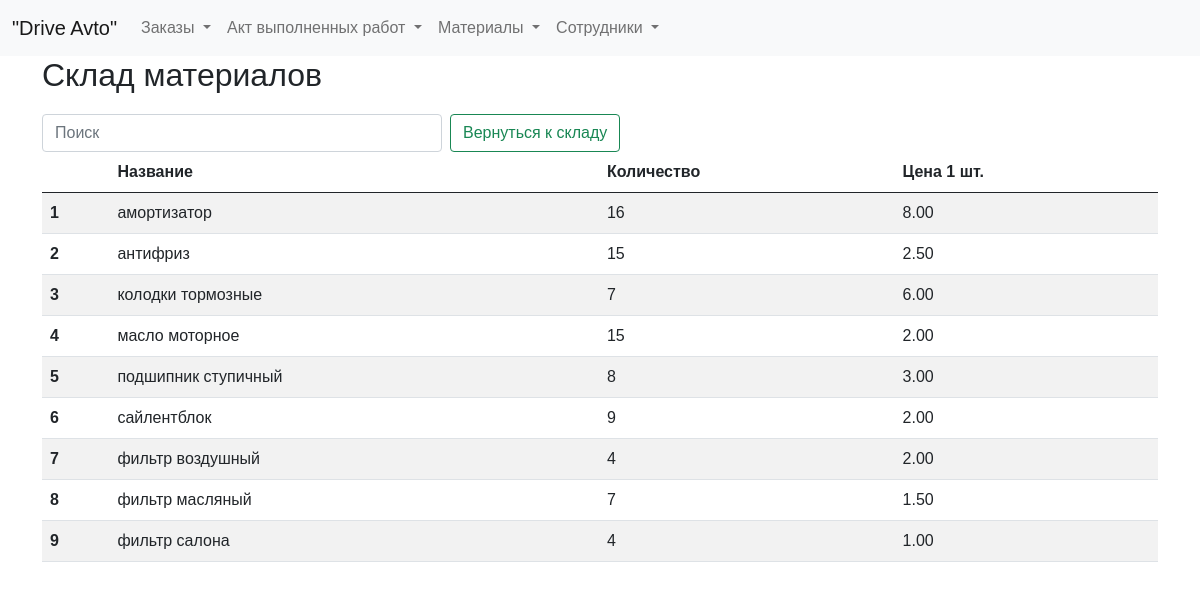
The app's page /stock with its own data.
### tables this page shows
CREATE TABLE stock_plus (
id integer PRIMARY KEY AUTOINCREMENT,
name text NOT NULL,
quantity integer NOT NULL,
price_unit integer NOT NULL
);

### fcompany.py (the view)
@app.route("/stock")
def showStock():
    return render_template("stock.html", title="Склад материалов", stock=dbase.getStock())

### FDataBase.py (called while the page is built)
    def getStock(self):
        sql = '''SELECT
                    sp.name AS name_total,
                    SUM(sp.quantity) - COALESCE(SUM(sm.quantity), 0) AS quantity_total,
	                sp.price_unit AS price_unit_total
                 FROM
                    stock_plus sp
                    LEFT JOIN
                    stock_minus sm ON sp.name = sm.name AND sp.price_unit = sm.price_unit
                 GROUP BY
                    sp.name, sp.price_unit;'''
        try:
            self.__cur.execute(sql)
            res = self.__cur.fetchall()
            stock_list = [dict(row) for row in res]
            if stock_list:
                return stock_list
        except sqlite3.Error as e:
            print("Ошибка добавления статьи в БД " + str(e))
        return []

### fcompany.py (called while the page is built)
def connect_db():  # общая функция для установления соединения с БД
    conn = sqlite3.connect(app.config['DATABASE'])
    conn.row_factory = sqlite3.Row  # записи будут представлены не в виде кортежей, а в виде словаря (для исп в шаблонах)
    return conn

def get_db():
    if not hasattr(g, 'link_db'):
        g.link_db = connect_db()
    return g.link_db

@app.before_request
def before_request():
    global dbase
    db = get_db()
    dbase = FDataBase(db)

### templates/stock.html (shortened to what this page needs)
{% extends 'base.html' %}
{% block content %}
<h2>Склад материалов</h2>
<form class="d-flex" role="search">
  <input class="form-control me-2 narrow-search" type="search" id="searchInput" placeholder="Поиск" aria-label="Search">
  <button class="btn btn-outline-success narrow-button" type="submit">Вернуться к складу</button>
</form>
<table id="myTable" class="table table-striped">
  <thead>
    <tr>
      <th scope="col"></th>
      <th scope="col">Название</th>
      <th scope="col">Количество</th>
      <th scope="col">Цена 1 шт.</th>
    </tr>
  </thead>
  <tbody>
    {% for row in stock %}
    <tr>
      <th scope="row">{{ loop.index }}</th>
      <td>{{ row.name_total }}</td>
      <td>{{ row.quantity_total }}</td>
      <td>{{ '%.2f' % (row.price_unit_total / 100) }}</td>
    </tr>
    {% endfor %}
  </tbody>
</table>
{% endblock %}

### static/css/styles.css (style rules this page uses)
.narrow-button { max-width: 250px; white-space: nowrap; font-size: 16px; }
.narrow-search { max-width: 400px; }
html, body { font-family: 'Arial'; margin: 0; padding: 0; height: 100%; width: 100%; }

### records on screen
stock_plus: name_total "амортизатор", quantity_total "16", price_unit_total "8.00"
stock_plus: name_total "антифриз", quantity_total "15", price_unit_total "2.50"
stock_plus: name_total "колодки тормозные", quantity_total "7", price_unit_total "6.00"
stock_plus: name_total "масло моторное", quantity_total "15", price_unit_total "2.00"
stock_plus: name_total "подшипник ступичный", quantity_total "8", row.price_unit_total/100 "3.00"
stock_plus: name_total "сайлентблок", quantity_total "9", price_unit_total "2.00"
stock_plus: name_total "фильтр воздушный", quantity_total "4", price_unit_total "2.00"
stock_plus: name_total "фильтр масляный", quantity_total "7", price_unit_total "1.50"
stock_plus: name_total "фильтр салона", quantity_total "4", price_unit_total "1.00"
